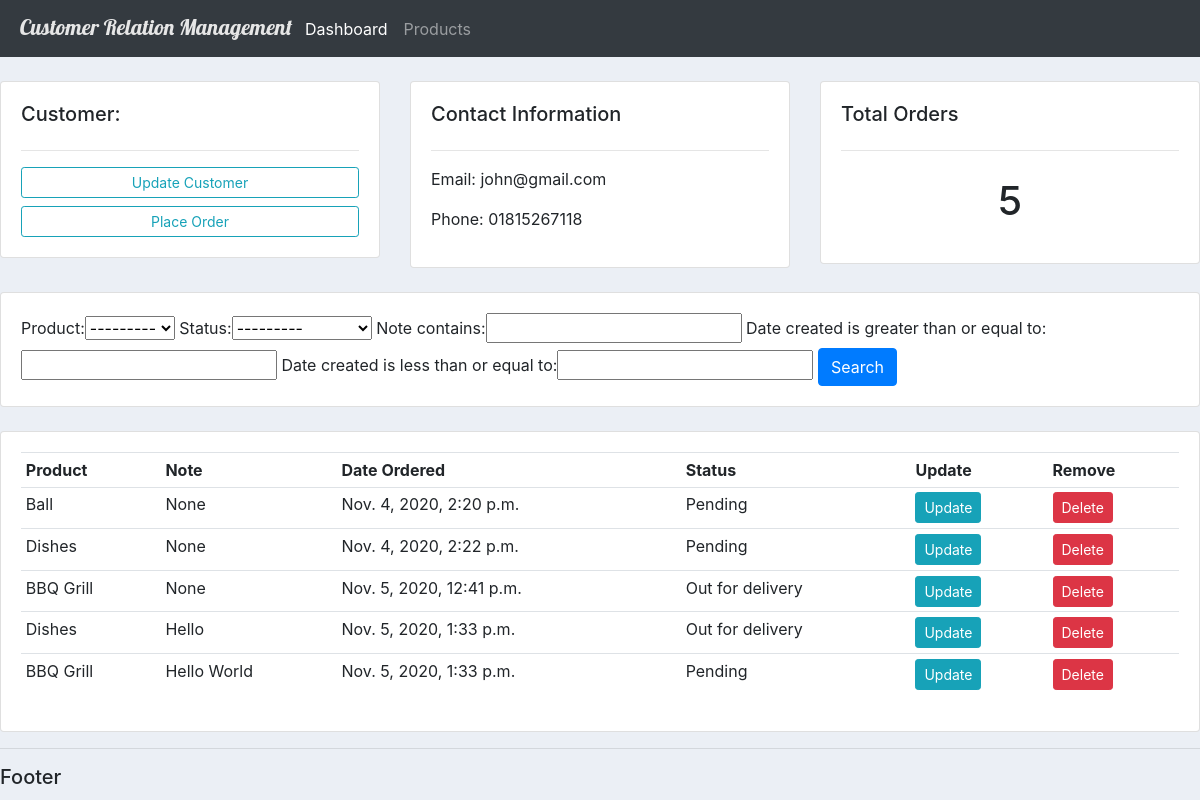
The app's page /customer/1/ with its own data.
### accounts/models.py (models this page shows, shortened)
class Customer(models.Model):
	name = models.CharField(max_length=200, null=True)
	phone = models.CharField(max_length=200, null=True)
	email = models.CharField(max_length=200, null=True)
	date_created = models.DateTimeField(auto_now_add=True, null=True)

class Order(models.Model):
	STATUS = (('Pending', 'Pending'),
						('Out for delivery', 'Out for delivery'),
						('Delivered', 'Delivered'))
	customer = models.ForeignKey(Customer, null=True, on_delete=models.SET_NULL)
	product = models.ForeignKey(Product, null=True, on_delete=models.SET_NULL)
	date_created = models.DateTimeField(auto_now_add=True, null=True)
	status = models.CharField(max_length=200, null=True, choices=STATUS)
	note = models.CharField(max_length=1000, null=True)

class Product(models.Model):
	def __str__(self):
		return self.name
	CATEGORY = (('Indoor', 'Indoor'),
							('Outdoor', 'Outdoor'))
	name = models.CharField(max_length=200, null=True)
	price = models.FloatField(null=True)
	category = models.CharField(max_length=200, null=True, choices=CATEGORY)
	description = models.CharField(max_length=200, null=True, blank=True)
	date_created = models.DateTimeField(auto_now_add=True, null=True)
	tags = models.ManyToManyField(Tag)

### accounts/views.py (the view)
# urls.py: path('customer/<str:pk>/', views.customer, name="customer"),
def customer(request, pk):
	customer = Customer.objects.get(id=pk)
	orders = customer.order_set.all()
	order_count = orders.count()
	myFilter = OrderFilter(request.GET, queryset=orders)
	orders = myFilter.qs
	context = { 'customer': customer, 'orders': orders, 'order_count': order_count,
							'myFilter': myFilter }
	return render(request, 'accounts/customer.html', context)

### accounts/templates/accounts/customer.html
{% extends 'accounts/main.html' %} {% block content %}
<br />
<div class="row">
	<div class="col-md">
		<div class="card card-body">
			<h5>Customer:</h5>
			<hr />
			<a href="" class="btn btn-outline-info btn-sm btn-block"
				>Update Customer</a
			>
			<a href="{% url 'create_order' customer.id %}" class="btn btn-outline-info btn-sm btn-block"
				>Place Order</a
			>
		</div>
	</div>
	<div class="col-md">
		<div class="card card-body">
			<h5>Contact Information</h5>
			<hr />
			<p>Email: {{customer.email}}</p>
			<p>Phone: {{customer.phone}}</p>
		</div>
	</div>
	<div class="col-md">
		<div class="card card-body">
			<h5>Total Orders</h5>
			<hr />
			<h1 style="text-align: center; padding: 10px">{{ order_count }}</h1>
		</div>
	</div>
</div>
<br />
<div class="row">
	<div class="col">
		<div class="card card-body">
			<form method="get">
				{{ myFilter.form }}
				<button class="btn btn-primary" type="submit">Search</button>
			</form>
		</div>
	</div>
</div>
<br />
<div class="row">
	<div class="col-md">
		<div class="card card-body">
			<table class="table table-sm">
				<tr>
					<th>Product</th>
					<th>Note</th>
					<th>Date Ordered</th>
					<th>Status</th>
					<th>Update</th>
					<th>Remove</th>
					{% for order in orders %}
						<tr>
							<td>{{ order.product }}</td>
							<td>{{ order.note }}</td>
							<td>{{ order.date_created }}</td>
							<td>{{ order.status }}</td>
							<td>
						<a
							href="{% url 'update_order' order.id %}"
							class="btn btn-sm btn-info"
							>Update</a
						>
					</td>
					<td>
						<a
							href="{% url 'delete_order' order.id %}"
							class="btn btn-sm btn-danger"
							>Delete</a
						>
					</td>
						</tr>
					{% endfor %}
				</tr>
			</table>
		</div>
	</div>
</div>
{% endblock %}

### static/css/main.css (style rules this page uses)
body { background-color: #ebeff5; }

### records on screen
Customer: email "john@gmail.com", phone "01815267118"
Order: product "Ball", note "None", date_created "Nov. 4, 2020, 2:20 p.m.", status "Pending"
Order: product "Dishes", note "None", date_created "Nov. 4, 2020, 2:22 p.m.", status "Pending"
Order: product "BBQ Grill", note "None", date_created "Nov. 5, 2020, 12:41 p.m.", status "Out for delivery"
Order: product "Dishes", note "Hello", date_created "Nov. 5, 2020, 1:33 p.m.", status "Out for delivery"
Order: product "BBQ Grill", note "Hello World", date_created "Nov. 5, 2020, 1:33 p.m.", status "Pending"

### other values on screen
{{ order_count }} "5"
